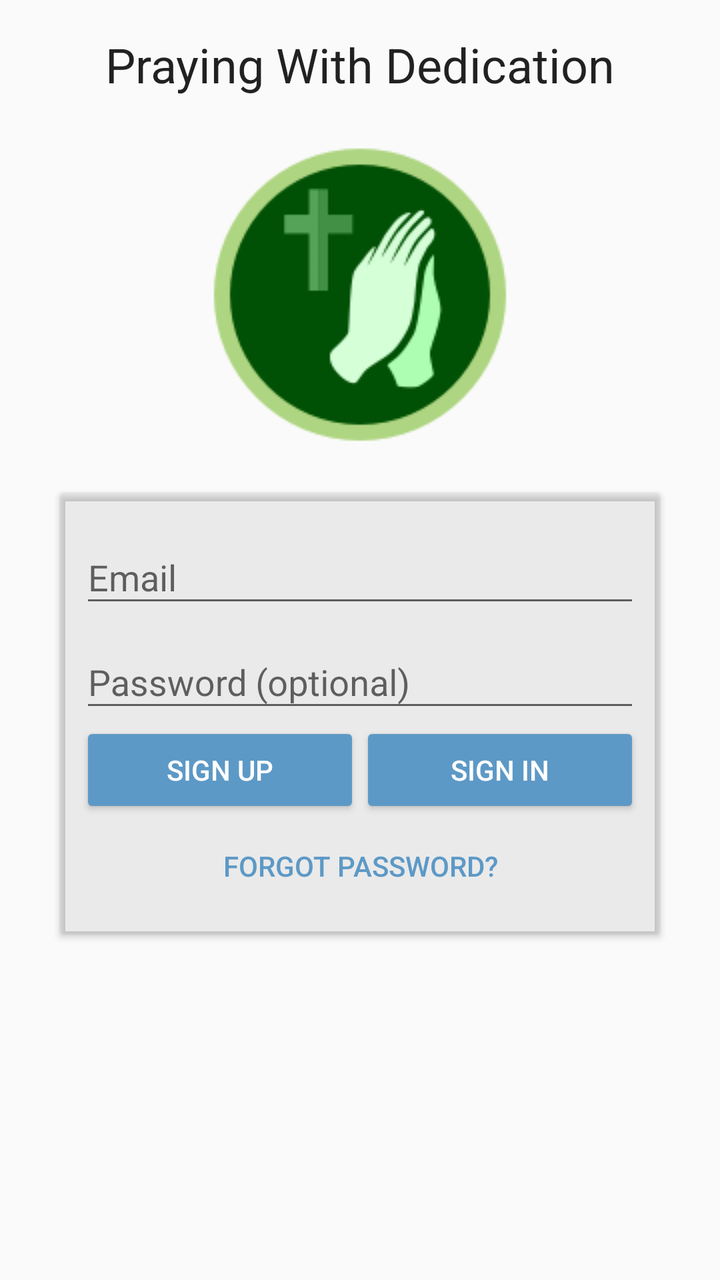
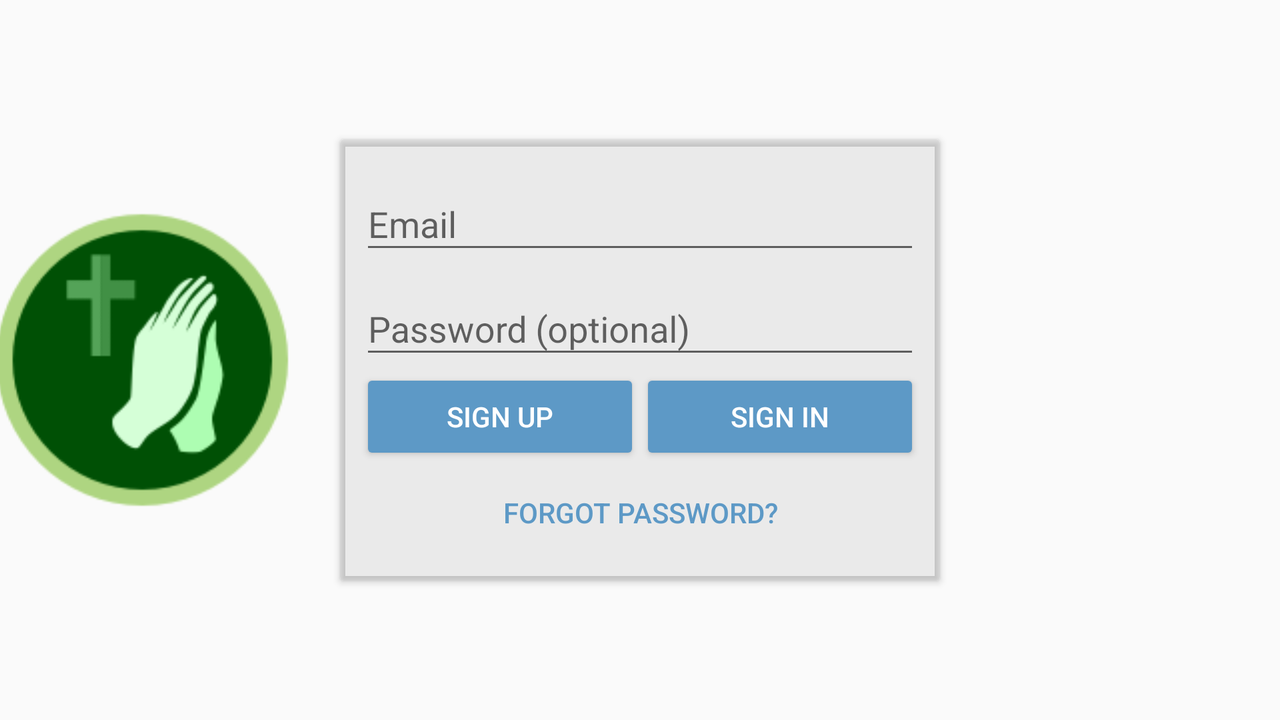

An Android layout and its configuration variant, each rendered on a device that would load it. The default file and the variant file are quoted in full after the pictures.
<!-- AndroidManifest.xml: activity theme AppTheme.NoActionBar -->
<!-- res/layout/activity_login.xml -->
<?xml version="1.0" encoding="utf-8"?>
<android.support.constraint.ConstraintLayout xmlns:android="http://schemas.android.com/apk/res/android"
    xmlns:app="http://schemas.android.com/apk/res-auto"
    xmlns:tools="http://schemas.android.com/tools"
    android:layout_width="match_parent"
    android:layout_height="match_parent"
    android:clipToPadding="false"
    tools:context="com.copychrist.app.prayer.ui.login.LoginActivity">

    <TextView
        android:id="@+id/txt_app_title"
        android:layout_width="300dp"
        android:layout_height="wrap_content"
        android:text="@string/app_name"
        android:textAlignment="center"
        android:textAppearance="@android:style/TextAppearance.Material.Headline"
        app:layout_constraintEnd_toEndOf="parent"
        app:layout_constraintStart_toStartOf="parent"
        android:paddingTop="@dimen/normal_space" />

    <ImageView
        android:id="@+id/img_logo"
        android:layout_width="wrap_content"
        android:layout_height="wrap_content"
        android:src="@drawable/logo"
        app:layout_constraintEnd_toEndOf="parent"
        app:layout_constraintStart_toStartOf="parent"
        app:layout_constraintTop_toBottomOf="@+id/txt_app_title"
        android:layout_margin="@dimen/large_space"
        android:contentDescription="@string/praying_with_dedication_logo_acc"/>

    <android.support.v7.widget.CardView
        android:layout_width="300dp"
        android:layout_height="wrap_content"
        app:layout_constraintTop_toBottomOf="@+id/img_logo"
        app:layout_constraintEnd_toEndOf="parent"
        app:layout_constraintStart_toStartOf="parent"
        android:layout_margin="@dimen/large_space"
        app:cardBackgroundColor="@color/card_login_color"
        app:cardCornerRadius="2dp"
        app:contentPadding="10dp">

        <LinearLayout
            android:orientation="vertical"
            android:layout_width="match_parent"
            android:layout_height="match_parent"
            android:gravity="center">

            <LinearLayout
                android:id="@+id/layout_email_password"
                android:layout_width="match_parent"
                android:layout_height="wrap_content"
                android:orientation="vertical">

                <android.support.design.widget.TextInputLayout
                    android:layout_width="match_parent"
                    android:layout_height="wrap_content">

                    <AutoCompleteTextView
                        android:id="@+id/text_email"
                        android:layout_width="match_parent"
                        android:layout_height="wrap_content"
                        android:hint="@string/prompt_email"
                        android:inputType="textEmailAddress"
                        android:maxLines="1" />

                </android.support.design.widget.TextInputLayout>

                <android.support.design.widget.TextInputLayout
                    android:layout_width="match_parent"
                    android:layout_height="wrap_content">

                    <android.support.design.widget.TextInputEditText
                        android:id="@+id/text_password"
                        android:layout_width="match_parent"
                        android:layout_height="wrap_content"
                        android:hint="@string/prompt_password"
                        android:imeActionId="@+id/login"
                        android:imeActionLabel="@string/action_sign_in_short"
                        android:imeOptions="actionUnspecified"
                        android:inputType="textPassword"
                        android:maxLines="1"  />

                </android.support.design.widget.TextInputLayout>

            </LinearLayout>

            <LinearLayout
                android:id="@+id/layout_buttons"
                android:layout_width="match_parent"
                android:layout_height="wrap_content"
                android:orientation="horizontal">

                <Button
                    style="@style/Widget.AppCompat.Button.Colored"
                    android:id="@+id/btn_sign_up"
                    android:layout_width="0dp"
                    android:layout_weight="1"
                    android:layout_height="wrap_content"
                    android:text="@string/sign_up" />

                <Button
                    android:id="@+id/btn_sign_in"
                    style="@style/Widget.AppCompat.Button.Colored"
                    android:layout_width="0dp"
                    android:layout_height="wrap_content"
                    android:layout_weight="1"
                    android:text="@string/sign_in" />

            </LinearLayout>

            
                
                
                
                
                

            <Button
                style="@style/Widget.AppCompat.Button.Borderless.Colored"
                android:id="@+id/btn_forgot_password"
                android:layout_width="wrap_content"
                android:layout_height="wrap_content"
                android:text="@string/btn_forgot_password" />
        </LinearLayout>


    </android.support.v7.widget.CardView>

    </android.support.constraint.ConstraintLayout>
<!-- resources referenced by this layout -->
<resources>
  <color name="card_login_color">#33ababab</color>
  <dimen name="large_space">24dp</dimen>
  <dimen name="normal_space">16dp</dimen>
  <!-- drawable logo: png bitmap (drawable, 10119 bytes) -->
  <string name="action_sign_in_short">Sign in</string>
  <string name="app_name">Praying With Dedication</string>
  <string name="btn_forgot_password">Forgot Password?</string>
  <string name="praying_with_dedication_logo_acc">Praying With Dedication Logo</string>
  <string name="prompt_email">Email</string>
  <string name="prompt_password">Password (optional)</string>
  <string name="sign_in">Sign In</string>
  <string name="sign_up">Sign Up</string>
  <style name="AppTheme.NoActionBar">
          <item name="windowActionBar">false</item>
          <item name="windowNoTitle">true</item>
      </style>
</resources>
<!-- res/layout-land/activity_login.xml (the repository's variant of the layout above) -->
<!-- drawn on the phone turned sideways -->
<?xml version="1.0" encoding="utf-8"?>
<android.support.constraint.ConstraintLayout xmlns:android="http://schemas.android.com/apk/res/android"
    xmlns:app="http://schemas.android.com/apk/res-auto"
    xmlns:tools="http://schemas.android.com/tools"
    android:layout_width="match_parent"
    android:layout_height="match_parent"
    android:clipToPadding="false"
    tools:context="com.copychrist.app.prayer.ui.login.LoginActivity">

    <android.support.v7.widget.CardView
        android:id="@+id/card_view_login"
        android:layout_width="300dp"
        android:layout_height="wrap_content"
        app:layout_constraintTop_toTopOf="parent"
        app:layout_constraintBottom_toBottomOf="parent"
        app:layout_constraintEnd_toEndOf="parent"
        app:layout_constraintStart_toStartOf="parent"
        app:cardBackgroundColor="@color/card_login_color"
        app:cardCornerRadius="2dp"
        app:contentPadding="10dp">

        <LinearLayout
            android:orientation="vertical"
            android:layout_width="match_parent"
            android:layout_height="match_parent"
            android:gravity="center">

            <LinearLayout
                android:id="@+id/layout_email_password"
                android:layout_width="match_parent"
                android:layout_height="wrap_content"
                android:orientation="vertical">

                <android.support.design.widget.TextInputLayout
                    android:layout_width="match_parent"
                    android:layout_height="wrap_content">

                    <AutoCompleteTextView
                        android:id="@+id/text_email"
                        android:layout_width="match_parent"
                        android:layout_height="wrap_content"
                        android:hint="@string/prompt_email"
                        android:inputType="textEmailAddress"
                        android:maxLines="1" />

                </android.support.design.widget.TextInputLayout>

                <android.support.design.widget.TextInputLayout
                    android:layout_width="match_parent"
                    android:layout_height="wrap_content">

                    <android.support.design.widget.TextInputEditText
                        android:id="@+id/text_password"
                        android:layout_width="match_parent"
                        android:layout_height="wrap_content"
                        android:hint="@string/prompt_password"
                        android:imeActionId="@+id/login"
                        android:imeActionLabel="@string/action_sign_in_short"
                        android:imeOptions="actionUnspecified"
                        android:inputType="textPassword"
                        android:maxLines="1"  />

                </android.support.design.widget.TextInputLayout>

            </LinearLayout>

            <LinearLayout
                android:id="@+id/layout_buttons"
                android:layout_width="match_parent"
                android:layout_height="wrap_content"
                android:orientation="horizontal">

                <Button
                    style="@style/Widget.AppCompat.Button.Colored"
                    android:id="@+id/btn_sign_up"
                    android:layout_width="0dp"
                    android:layout_weight="1"
                    android:layout_height="wrap_content"
                    android:text="@string/sign_up" />

                <Button
                    style="@style/Widget.AppCompat.Button.Colored"
                    android:id="@+id/btn_sign_in"
                    android:layout_width="0dp"
                    android:layout_weight="1"
                    android:layout_height="wrap_content"
                    android:text="@string/sign_in" />

            </LinearLayout>

            
            
            
            
            
            

            <Button
                style="@style/Widget.AppCompat.Button.Borderless.Colored"
                android:id="@+id/btn_forgot_password"
                android:layout_width="wrap_content"
                android:layout_height="wrap_content"
                android:text="@string/btn_forgot_password" />
        </LinearLayout>


    </android.support.v7.widget.CardView>

    <ImageView
        android:id="@+id/img_logo"
        android:layout_width="wrap_content"
        android:layout_height="wrap_content"
        android:src="@drawable/logo"
        app:layout_constraintEnd_toStartOf="@id/card_view_login"
        app:layout_constraintTop_toTopOf="@id/card_view_login"
        app:layout_constraintBottom_toBottomOf="@id/card_view_login"
        android:layout_margin="@dimen/large_space"
        android:contentDescription="@string/praying_with_dedication_logo_acc"
        />

</android.support.constraint.ConstraintLayout>
<!-- resources referenced by the variant -->
<!-- as the phone turned sideways resolves them -->
<resources>
  <color name="card_login_color">#33ababab</color>
  <dimen name="large_space">24dp</dimen>
  <!-- drawable logo: png bitmap (drawable, 10119 bytes) -->
  <string name="action_sign_in_short">Sign in</string>
  <string name="btn_forgot_password">Forgot Password?</string>
  <string name="praying_with_dedication_logo_acc">Praying With Dedication Logo</string>
  <string name="prompt_email">Email</string>
  <string name="prompt_password">Password (optional)</string>
  <string name="sign_in">Sign In</string>
  <string name="sign_up">Sign Up</string>
  <style name="AppTheme.NoActionBar">
          <item name="windowActionBar">false</item>
          <item name="windowNoTitle">true</item>
      </style>
</resources>
